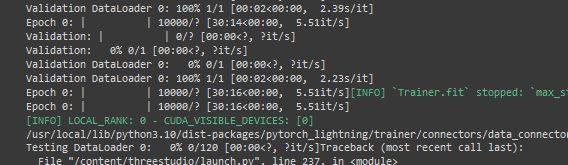
#> input picture Time_Required_BA/SJC_Time.png, 568 x 165 px, given in place of fantasia_playmobil_result.png, which was not available
$ python resize.py
#> lines starting #> are read from the running program, lines starting #| are printed output that depends on the picture
from PIL import Image

def resize_image(input_path, output_path):
    # Open the image file
    with Image.open(input_path) as img:
        # Calculate the new width maintaining the aspect ratio
#> img is the input picture: PIL image 568x165 RGBA; mean R, G, B, A 68.8, 69.9, 69.3, 255
        aspect_ratio = img.size[0] / img.size[1]
#> aspect_ratio = 3.44
        new_width = int(1024 * aspect_ratio)
#> new_width = 3525

        # Resize the image
        img = img.resize((new_width, 1024), Image.Resampling.LANCZOS)
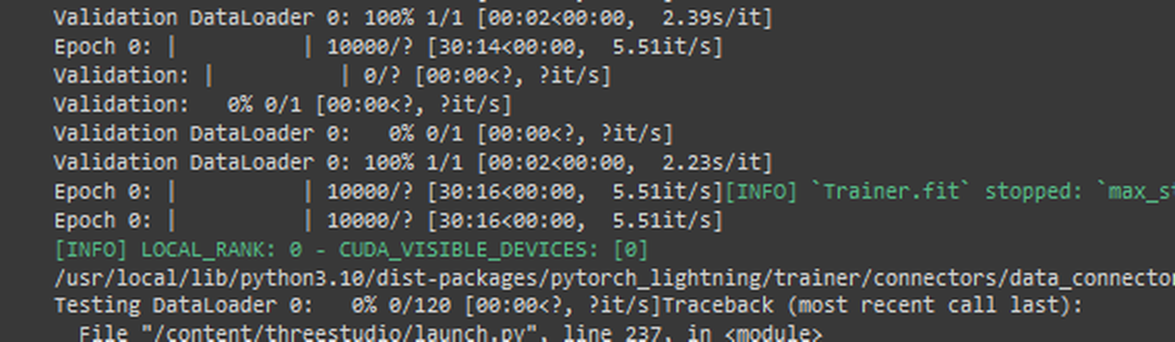
#> img: PIL image 3525x1024 RGBA (shown at 1/3 size); mean R, G, B, A 68.8, 69.9, 69.3, 255

        # Save the resized image
        img.save(output_path)

input_image = 'C:\\Users\\Andi\\Desktop\\Bachelor\\etc\\a high quality rendering of a playmobil firefighter\\fantasia3d_Magic3DInput\\fantasia_playmobil_result.png'
output_image = 'C:\\Users\\Andi\\Desktop\\Bachelor\\etc\\a high quality rendering of a playmobil firefighter\\fantasia3d_Magic3DInput\\fantasia_playmobil_result_resize.png'
resize_image(input_image, output_image)

$ run again, on Time_Required_BA/fern_Fantasia3D_base.png
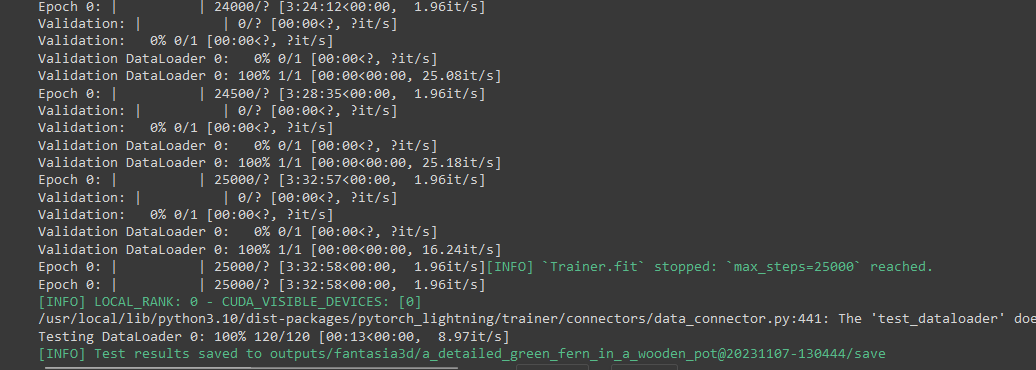
#> input picture Time_Required_BA/fern_Fantasia3D_base.png, 1036 x 370 px, given in place of fantasia_playmobil_result.png, which was not available
#> in resize_image, img is the input picture: PIL image 1036x370 RGBA; mean R, G, B, A 63.5, 64.5, 64, 255
#> in resize_image, `img = img.resize((new_width, 1024), Image.Resampling.LANCZOS)`:
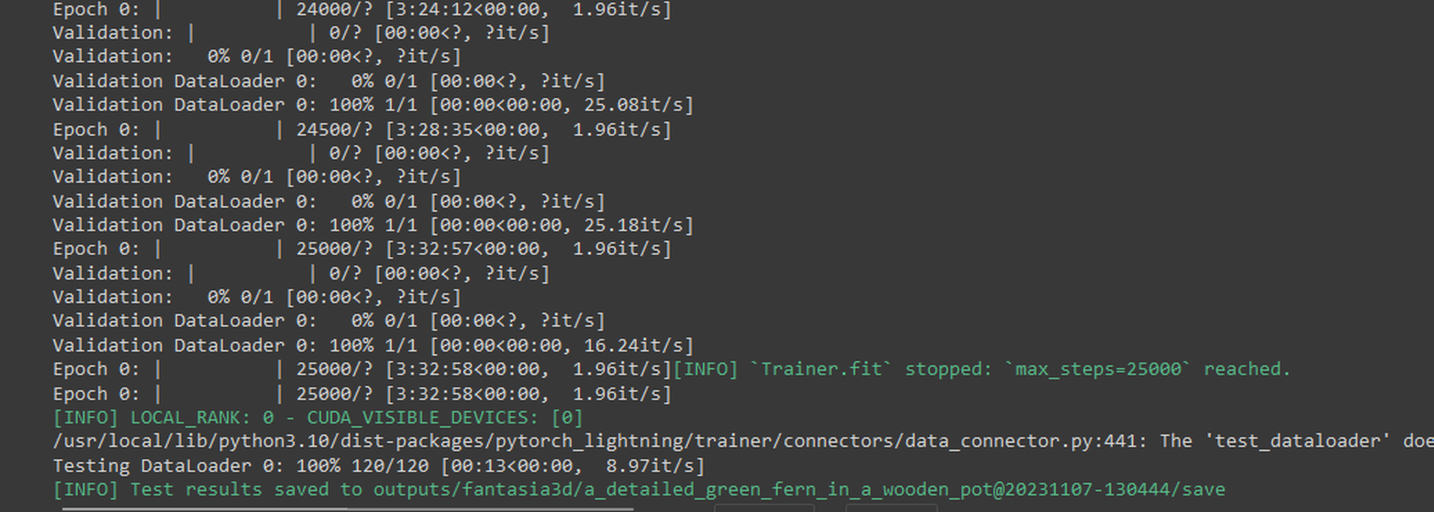
#> img: PIL image 2867x1024 RGBA (shown at 1/2 size); mean R, G, B, A 63.5, 64.5, 64, 255
